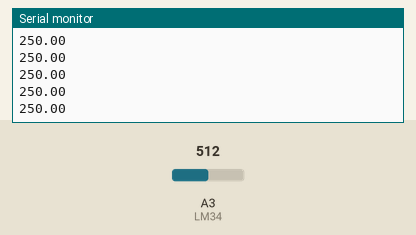
Simulated run of this sketch. Board: Arduino Uno, built with avr-gcc and run on an emulated ATmega328P. On the bench: the last lines printed to the serial monitor. The test bench sets the inputs (shaded band); at power-on: A3 (LM34) = 512.

Above: at 1.3 s.
1.4 s: A3 (LM34) set to 716
At 1.68 s:
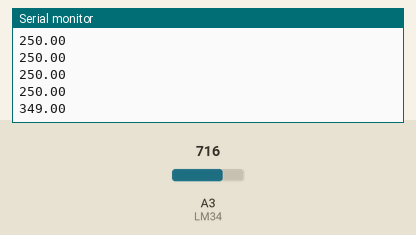
2.9 s: A3 (LM34) set to 900
At 2.94 s:
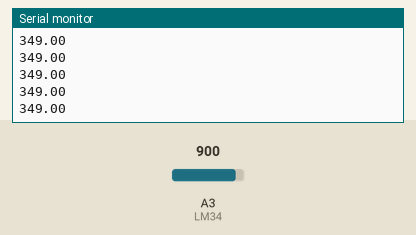
Timing chart, 0 to 5.9 s (numbered marks = the images above; inputs shaded):
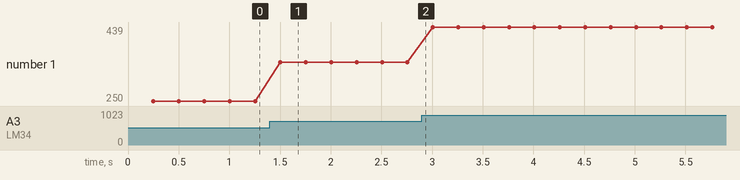

Measured:
- after the input at 1.4 s, the serial monitor: prints a new line after 0.10 s (image 1)
- plotted number 1: 250 → 349 after the input at 1.4 s, 349 → 439 after the input at 2.9 s

The sketch:

LM34_Test.ino
```cpp
//LM34 DZ analog pin
const int LM34 = A3;

//Initialize values to read and display dht11 data
int sensorValue = 0;        // value read from the pot
float outputValue = 0;        // value output to the PWM (analog out)

void setup()
{
  //Open serial port
  Serial.begin(9600);
}

void loop()
{
  //Update after 1 seconds
  delay(250);

  //Read LM34 DZ temperature
  sensorValue = analogRead(LM34);
  outputValue = map(sensorValue, 0, 1023, 0, 500);
  Serial.println(outputValue);
}
```
